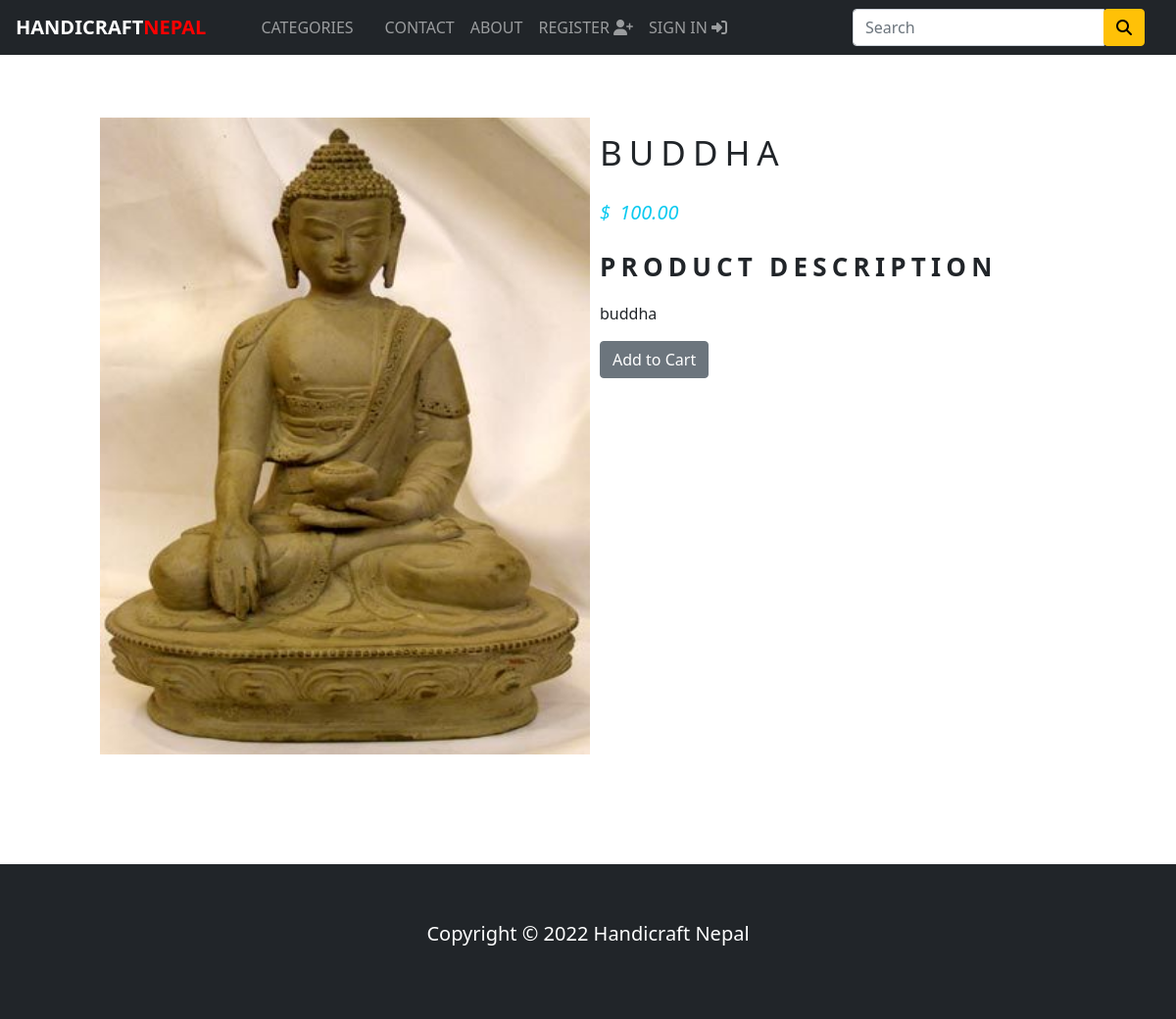
/statues/buddha, run on an earlier commit of the app's database.
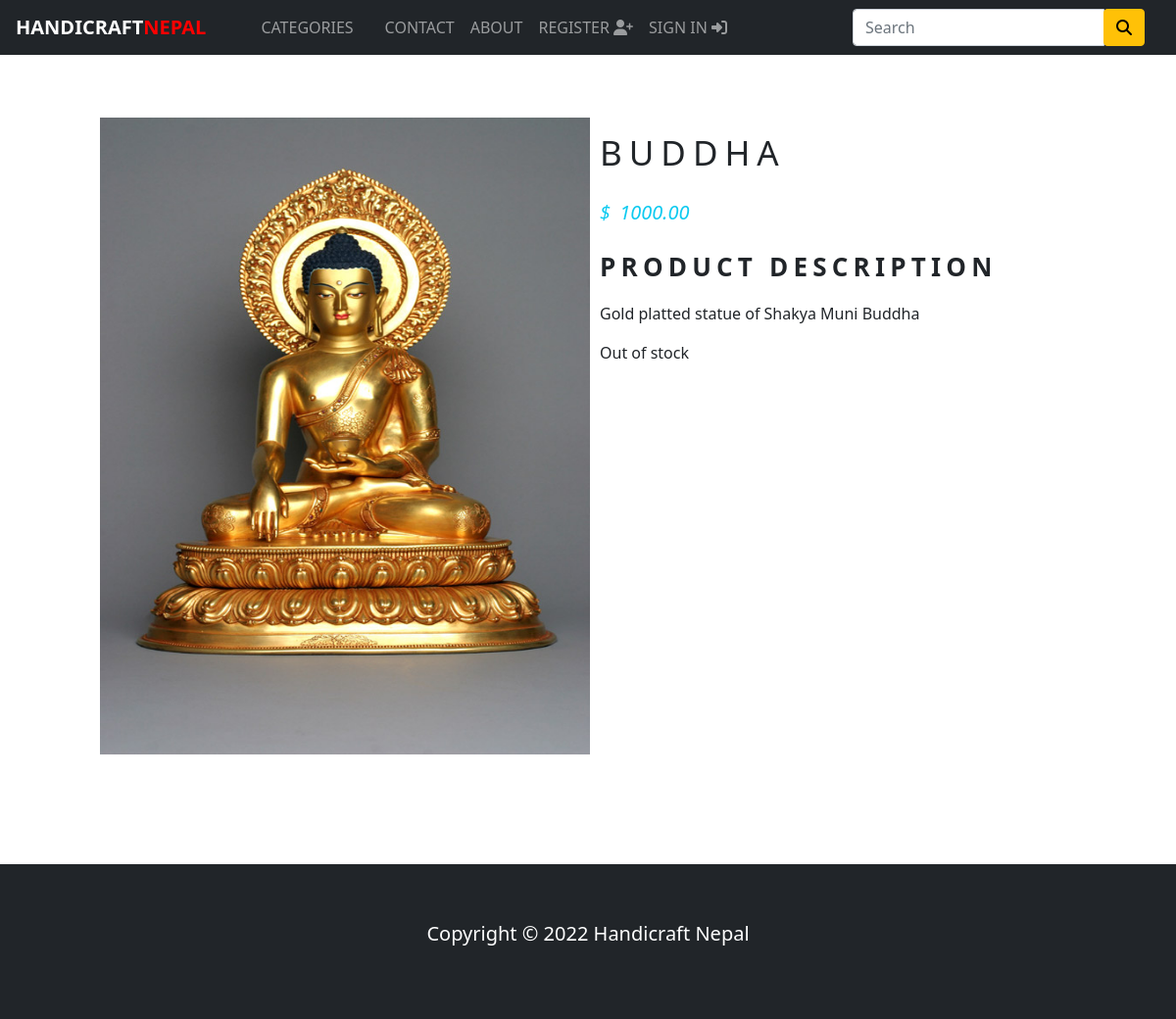
And on a later commit of the database.
### store/models.py (models this page shows, shortened)
class Product(models.Model):
    name=models.CharField(max_length=250,unique=False)
    slug=models.SlugField(max_length=250,unique=True)
    description=models.TextField(blank=True)
    category=models.ForeignKey(Category,on_delete=models.CASCADE)
    price=models.DecimalField(max_digits=10,decimal_places=2)
    image=models.ImageField(upload_to="product",blank=True)
    stock=models.IntegerField()
    available=models.BooleanField(default=True)
    created=models.DateTimeField(auto_now_add=True)
    updated=models.DateTimeField(auto_now=True)
    class Meta:
        ordering = ('name',)
        verbose_name='product'
        verbose_name_plural='products'

### store/views.py (the view)
# urls.py: path('<slug:category_slug>/<slug:product_slug>',views.productPage,name='product_detail'),
def productPage(request, category_slug, product_slug):
    try:
        product = Product.objects.get(
            category__slug=category_slug, slug=product_slug)
    except Exception as e:
        raise e
    return render(request, "product.html", {'product': product})

### store/context_processors.py (called while the page is built)
def counter(request):
    item_count=0
    if 'admin' in request.path:
        return {}
    else:
        try:
            cart=Cart.objects.filter(cart_id=_cart_id(request))
            cart_items=CartItem.objects.all().filter(cart=cart[:1])
            for cart_item in cart_items:
                item_count += cart_item.quantity
        except Cart.DoesNotExist:
            item_count = 0
    return dict(item_count=item_count)

def menu_links(request):
    links = Category.objects.all()
    return dict(links=links)

### store/models.py (called while the page is built)
    def get_url(self):
        return reverse('products_by_category',args=[self.slug])

### store/views.py (called while the page is built)
def _cart_id(request):
    cart = request.session.session_key
    if not cart:
        cart = request.session.create()
    return cart

### store/templates/product.html (shortened to what this page needs)
{%extends 'base.html'%}
{%load static%}
{%block content %}
    <div class="container py-5">
        <div class="row mx-5">
            <div class="col-10 mx-auto col-md-6 my-3">
                <img src="{{product.image.url}}" height=650px width=500px alt="">
            </div>
            <div class="col-10 mx-auto col-md-6 my-3">
                <div>
                    <h1 class="product_title">{{product.name}}</h1>
                    <h5 class="text-info fst-italic mb-4 ">
                        <span class="me-1">$ </span>{{product.price}}
                    </h5>
                    <p class="product_description">Product Description</p>
                    <p class="text-justify product_text">
                        {{product.description}}
                    </p>
                    {% if product.stock <=  0%}
                    <p class="text-justify product_text">Out of stock</p>
                    {%else%}
                    <a href="{%url 'add_cart' product.id%}">
                        <button type="button" name="button" class="btn btn-secondary">Add to Cart</button>
                    </a>
                    {%endif%}
                </div>
            </div>
        </div>
    </div>
{%endblock%}

What changed in the data, as far as the page shows it:
changed Product "BUDDHA": image: a different picture; price "100.00" → "1000.00"; description "buddha" → "Gold platted statue of Shakya Muni Buddha"; stock 1 → 0 (drawn)
Also different on the page:
text no longer shown: "Add to Cart"
text now shown: "Out of stock"
